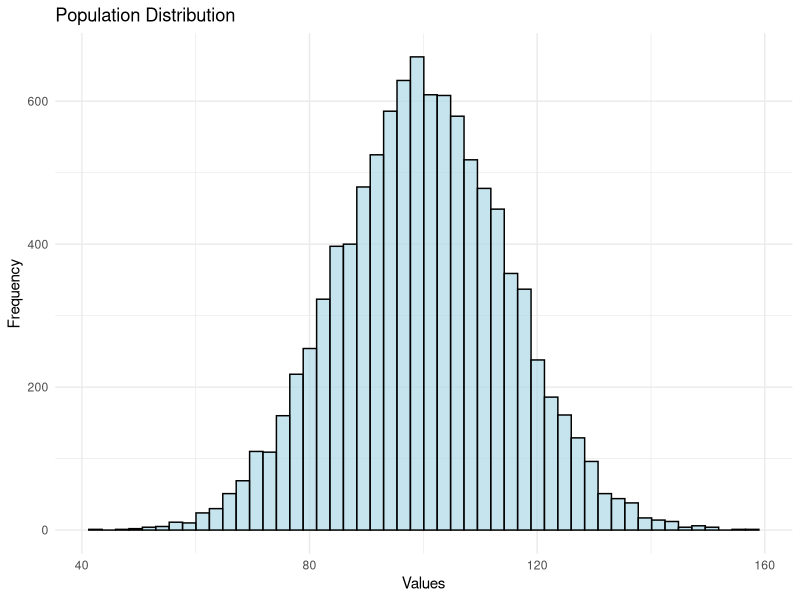
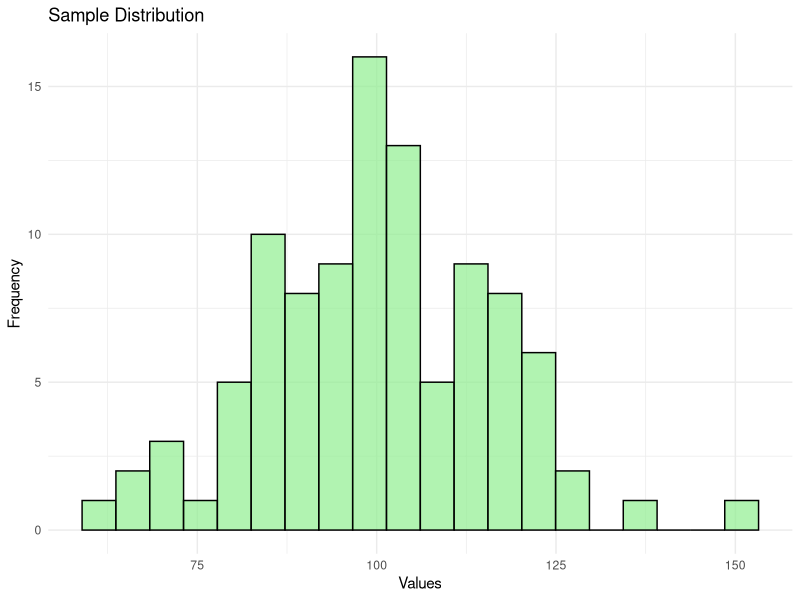
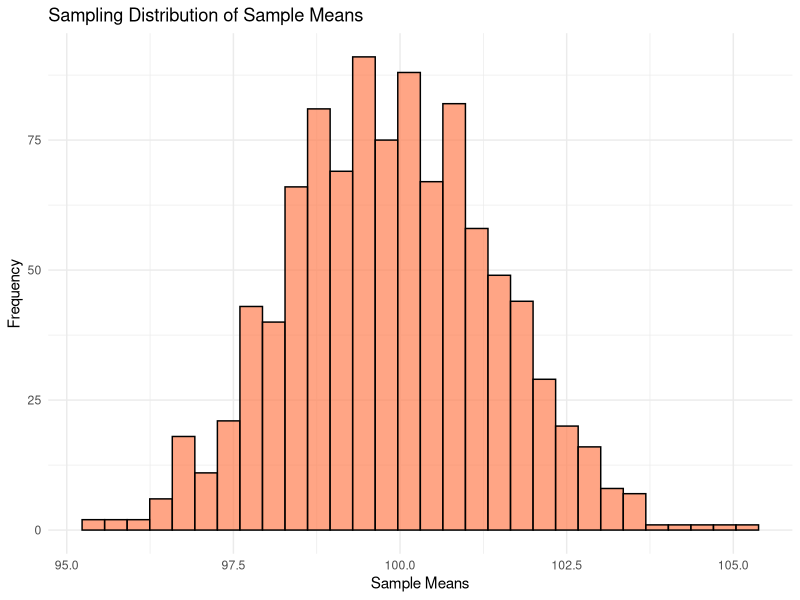
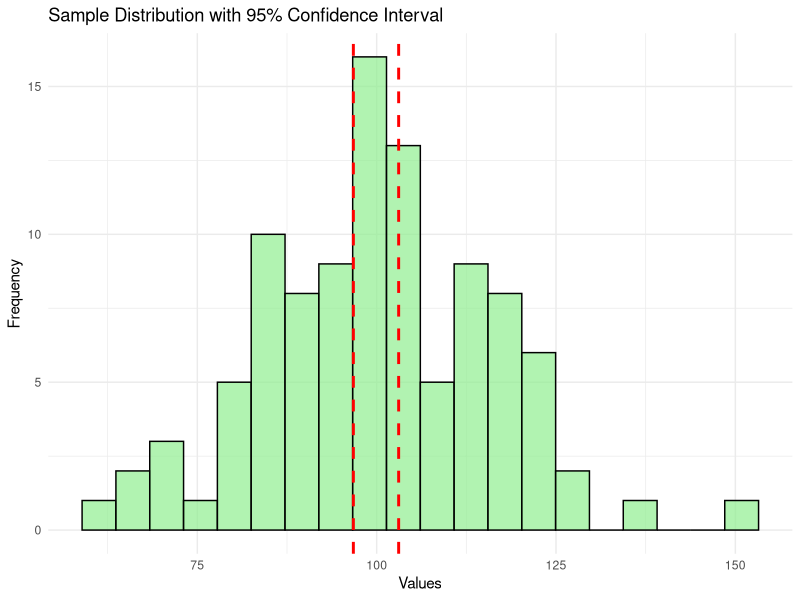

Recreate these plots in R, in order.

# Load necessary libraries
library(ggplot2)
library(dplyr)

# Lesson 1: Statistical Inference
# --------------------------------
# Explanation: Making conclusions about a population based on information from a sample.

# Generate a population (normally distributed data) for illustration
set.seed(123)
population <- rnorm(10000, mean = 100, sd = 15)  # Population with mean 100 and SD 15

# Take a random sample from the population
sample_data <- sample(population, 100)

# Plotting the population and sample distribution
population_plot <- ggplot(data = data.frame(population), aes(x = population)) +
  geom_histogram(bins = 50, fill = "lightblue", color = "black", alpha = 0.7) +
  ggtitle("Population Distribution") + 
  xlab("Values") + ylab("Frequency") + theme_minimal()

sample_plot <- ggplot(data = data.frame(sample_data), aes(x = sample_data)) +
  geom_histogram(bins = 20, fill = "lightgreen", color = "black", alpha = 0.7) +
  ggtitle("Sample Distribution") + 
  xlab("Values") + ylab("Frequency") + theme_minimal()

# Display the plots
print(population_plot)
print(sample_plot)

# Lesson 2: Point Estimate
# --------------------------------
# Mean of the sample as a point estimate of population mean
sample_mean <- mean(sample_data)
population_mean <- mean(population)

cat("Sample Mean (Point Estimate): ", sample_mean, "\n")
cat("Population Mean: ", population_mean, "\n")

# Lesson 3: Sampling Distribution and Central Limit Theorem
# --------------------------------
# Simulating sampling distribution of the sample mean
sample_means <- replicate(1000, mean(sample(sample_data, 50)))

# Plot the sampling distribution
sampling_dist_plot <- ggplot(data = data.frame(sample_means), aes(x = sample_means)) +
  geom_histogram(bins = 30, fill = "coral", color = "black", alpha = 0.7) +
  ggtitle("Sampling Distribution of Sample Means") +
  xlab("Sample Means") + ylab("Frequency") + theme_minimal()

# Display the sampling distribution plot
print(sampling_dist_plot)

# Lesson 4: Standard Error
# --------------------------------
# Function to calculate Standard Error
SE <- function(x) {
  return(sd(x) / sqrt(length(x)))
}

sample_se <- SE(sample_data)
cat("Standard Error of the Sample Mean: ", sample_se, "\n")

# Lesson 5: Confidence Interval
# --------------------------------
# Calculate 95% confidence interval for the sample mean
z_score <- 1.96  # For 95% confidence
margin_of_error <- z_score * sample_se
conf_interval <- c(sample_mean - margin_of_error, sample_mean + margin_of_error)

cat("95% Confidence Interval for the Sample Mean: [", conf_interval[1], ", ", conf_interval[2], "]\n")

# Visualizing Confidence Interval
ci_plot <- ggplot(data = data.frame(sample_data), aes(x = sample_data)) +
  geom_histogram(bins = 20, fill = "lightgreen", color = "black", alpha = 0.7) +
  geom_vline(xintercept = conf_interval, color = "red", linetype = "dashed", linewidth = 1) +
  ggtitle("Sample Distribution with 95% Confidence Interval") +
  xlab("Values") + ylab("Frequency") + theme_minimal()

# Display the confidence interval plot
print(ci_plot)

